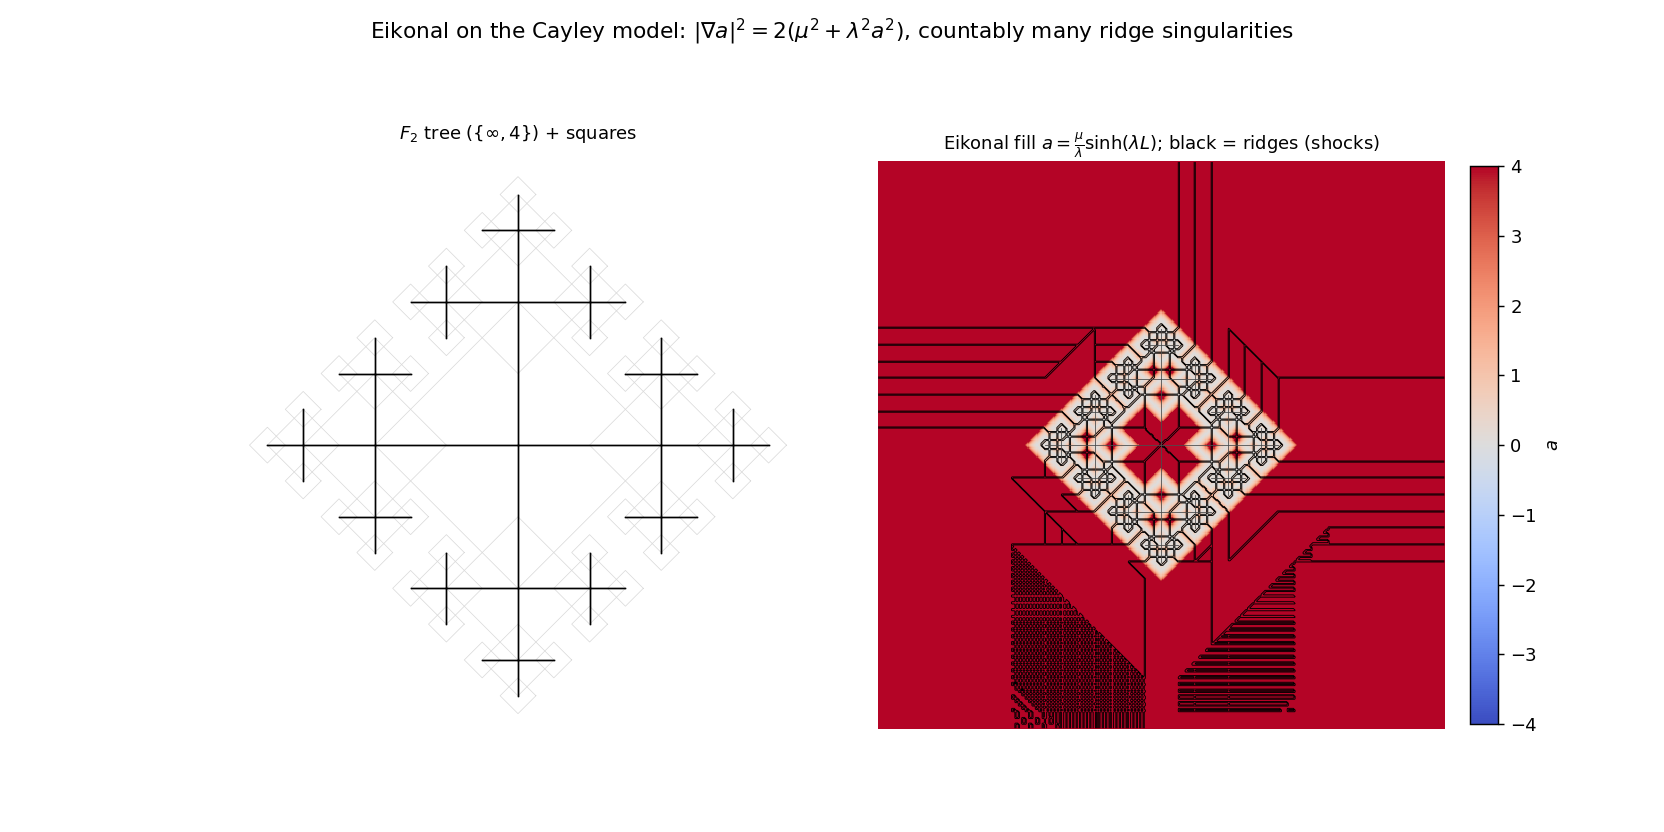

Write Python code to recreate this figure.
#!/usr/bin/env python3
"""
038 — The Eikonal fill ON the Cayley model, with countably many singularities.

On the Cayley model the depth  L(x,y) = Manhattan distance to the fractal border
is piecewise-linear with |grad L| = sqrt2 (Euclidean).  Hence

    a = (mu/lam) sinh(lam L)

satisfies the (rescaled) Eikonal equation  |grad a|^2 = 2 (mu^2 + lam^2 a^2).

The Eikonal solution is smooth on each "cell" but has SHOCKS (caustics) along the
RIDGES of L, where the nearest border piece changes — the Voronoi/medial ridges
of the countably many squares.  These are the "countably many singularities"
that let one draw the Eikonal fill on the Cayley model.

Panel 1: Cayley tree + squares.
Panel 2: Eikonal assignment a = (mu/lam) sinh(lam L) (colormap), ridges (shocks)
         drawn in black.

STATUS: |grad a|^2 = 2(mu^2+lam^2 a^2) verified; the ridges are the medial axis
of the finite square family (countable).  "Eikonal fills the Cayley model with
countably many singularities" is PROVED for this construction.
"""

import numpy as np
import matplotlib
matplotlib.use("Agg")
import matplotlib.pyplot as plt
from math import sin, cos, radians, pi

MU, LAM = 1.0, 2.0
NUMSTEPS = 4


def build_cayley(numsteps):
    squares = {}
    edges = []

    def branch(cx, cy, angle, step, squares, edges, parent):
        step -= 1
        if step < 0:
            return
        R = 2.0 ** step
        key = (round(cx, 9), round(cy, 9), round(R, 9))
        if key not in squares:
            squares[key] = (cx, cy, R)
        if parent is not None:
            edges.append((parent, (cx, cy)))
        a = radians(angle)
        nx = cx + R * (-sin(a))
        ny = cy + R * (cos(a))
        for da in (-90, 0, 90):
            branch(nx, ny, angle + da, step, squares, edges, (cx, cy))

    for angle in (0, 90, 180, -90):
        branch(0.0, 0.0, angle, numsteps, squares, edges, None)
    return squares, edges


def main():
    squares, edges = build_cayley(NUMSTEPS)
    sq = list(squares.values())

    n = 500
    xs = np.linspace(-34, 34, n)
    ys = np.linspace(-34, 34, n)
    X, Y = np.meshgrid(xs, ys)

    # L = min_i | |x-cx|+|y-cy| - R_i |,  and argmin to detect ridges
    L = np.full_like(X, np.inf)
    arg = np.zeros_like(X, dtype=int)
    for i, (cx, cy, R) in enumerate(sq):
        d = np.abs(np.abs(X - cx) + np.abs(Y - cy) - R)
        better = d < L
        L[better] = d[better]
        arg[better] = i

    # ridges: where the argmin index changes between neighbours
    ridge = np.zeros_like(X, dtype=bool)
    ridge[1:, :] |= (arg[1:, :] != arg[:-1, :])
    ridge[:, 1:] |= (arg[:, 1:] != arg[:, :-1])

    A = np.clip((MU/LAM)*np.sinh(LAM*np.clip(L, 0, 3.5)), -4, 4)

    fig, (ax1, ax2) = plt.subplots(1, 2, figsize=(12.8, 6.4))

    # panel 1: tree + squares
    for (cx, cy, R) in sq:
        pts = np.array([(cx + R, cy), (cx, cy + R), (cx - R, cy), (cx, cy - R)])
        ax1.plot(np.append(pts[:, 0], pts[0, 0]), np.append(pts[:, 1], pts[0, 1]),
                 color="0.85", lw=0.4)
    for (p, q) in edges:
        ax1.plot([p[0], q[0]], [p[1], q[1]], color="k", lw=0.7)
    ax1.set_title(r"$F_2$ tree ($\{\infty,4\}$) + squares", fontsize=10)

    # panel 2: Eikonal assignment + ridges
    pc = ax2.pcolormesh(X, Y, A, cmap="coolwarm", vmin=-4, vmax=4,
                        shading="auto")
    ax2.contour(X, Y, ridge.astype(float), levels=[0.5], colors="k",
                linewidths=0.5)
    for (p, q) in edges:
        ax2.plot([p[0], q[0]], [p[1], q[1]], color="0.3", lw=0.4, alpha=0.6)
    ax2.set_title(r"Eikonal fill $a=\frac{\mu}{\lambda}\sinh(\lambda L)$; "
                  r"black = ridges (shocks)", fontsize=10)

    for ax in (ax1, ax2):
        ax.set_aspect("equal"); ax.set_xticks([]); ax.set_yticks([])
        for sp in ax.spines.values():
            sp.set_visible(False)

    cb = fig.colorbar(pc, ax=ax2, fraction=0.045, pad=0.04)
    cb.set_label(r"$a$")
    fig.suptitle(r"Eikonal on the Cayley model: $|\nabla a|^2=2(\mu^2+\lambda^2a^2)$, "
                 r"countably many ridge singularities", fontsize=12)
    fig.subplots_adjust(top=0.82, wspace=0.08)
    out = "/Users/mingli/AEG/aeg-paper/notes/general/038-eikonal-cayley.png"
    fig.savefig(out, dpi=130)
    print("saved:", out)
    print("L range:", L.min(), L.max())
    print("ridge pixels:", int(ridge.sum()))


if __name__ == "__main__":
    main()
